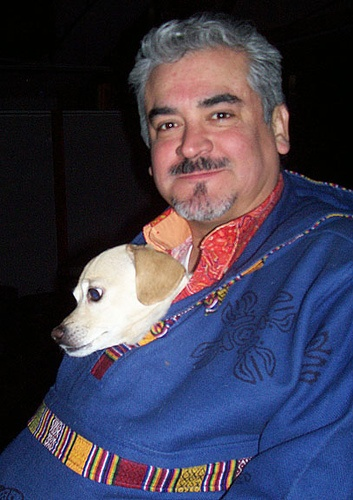
#> input picture Wireframe/Src/images/img1.jpg, 353 x 500 px
$ python -i color.py   (imports and definitions only)   (older library calls are emulated)
#> lines starting #> are read from the running program, lines starting #| are printed output that depends on the picture; after the words box and inside, x2 and y2 are one past the last pixel; in counts of white or black regions, pixels touching at a corner belong together
#> further down, picture is the input picture: shape (500, 353, 3); mean B, G, R 80.9, 60.9, 63.6
### recover_fake/colorList.py
import numpy as np
import collections

#定义字典存放颜色分量上下限
#例如：{颜色: [min分量, max分量]}
#{'red': [array([160,  43,  46]), array([179, 255, 255])]}

def getColorList():
    dict = collections.defaultdict(list)

    # 黑色
    lower_black = np.array([0, 0, 0])
    upper_black = np.array([180, 254, 80])
    color_list = []
    color_list.append(lower_black)
    color_list.append(upper_black)
    dict['Black'] = color_list

    # [9 lines of commented-out code are left out]
    lower_white = np.array([0, 0, 221])
    upper_white = np.array([180, 30, 255])
    color_list = []
    color_list.append(lower_white)
    color_list.append(upper_white)
    dict['White'] = color_list

    #红色
    lower_red = np.array([156, 43, 46])
    upper_red = np.array([180, 255, 255])
    color_list = []
    color_list.append(lower_red)
    color_list.append(upper_red)
    dict['Red']=color_list


    # 红色2
    lower_red = np.array([0, 43, 46])
    upper_red = np.array([10, 255, 255])
    color_list = []
    color_list.append(lower_red)
    color_list.append(upper_red)
    dict['Red2'] = color_list


    #橙色
    lower_orange = np.array([11, 43, 46])
    upper_orange = np.array([25, 255, 255])
    color_list = []
    color_list.append(lower_orange)
    color_list.append(upper_orange)
    dict['Lime'] = color_list

    #黄色
    lower_yellow = np.array([26, 43, 46])
    upper_yellow = np.array([34, 255, 255])
    color_list = []
    color_list.append(lower_yellow)
    color_list.append(upper_yellow)
    dict['Yellow'] = color_list

    #绿色
    lower_green = np.array([35, 43, 46])
    upper_green = np.array([77, 255, 255])
    color_list = []
    color_list.append(lower_green)
    color_list.append(upper_green)
    dict['Green'] = color_list

    #青色
    lower_cyan = np.array([78, 43, 46])
    upper_cyan = np.array([99, 255, 255])
    color_list = []
    color_list.append(lower_cyan)
    color_list.append(upper_cyan)
    dict['Cyan'] = color_list

    #蓝色
    lower_blue = np.array([100, 43, 46])
    upper_blue = np.array([124, 255, 255])
    color_list = []
    color_list.append(lower_blue)
    color_list.append(upper_blue)
    dict['Blue'] = color_list

    # 紫色
    lower_purple = np.array([120, 43, 46])
    upper_purple = np.array([170, 255, 255])
    color_list = []
    color_list.append(lower_purple)
    color_list.append(upper_purple)
    dict['Magenta'] = color_list

    return dict


# [10 lines that do not run on import are left out]

### recover_fake/color.py
import  cv2
import colorList as colorList
from PIL import Image
import numpy as np

def cv_imread(file_path):
    cv_img=cv2.imdecode(np.fromfile(file_path,dtype=np.uint8),-1)
    ## imdecode读取的是rgb，如果后续需要opencv处理的话，需要转换成bgr，转换后图片颜色会变化
    ##cv_img=cv2.cvtColor(cv_img,cv2.COLOR_RGB2BGR)
    return cv_img

# return color area percentage
def get_color(frame):
    # frame = cv2.imread(path)

    #area = frame.shape[0]*frame.shape[1]
    hsv = cv2.cvtColor(frame,cv2.COLOR_BGR2HSV)
#> hsv: shape (500, 353, 3); mean H, S, V 83.7, 133.6, 94.5
    areadic = {}
    color_dict = colorList.getColorList()
    for d in color_dict:
        mask = cv2.inRange(hsv,color_dict[d][0],color_dict[d][1])
        #cv2.imwrite(d+'.jpg',mask)
        #binary = cv2.threshold(mask, 0, 255, cv2.THRESH_BINARY+cv2.THRESH_OTSU)[1]
        #binary = cv2.adaptiveThreshold(mask,255,cv2.ADAPTIVE_THRESH_GAUSSIAN_C,cv2.THRESH_BINARY,11,2)
        binary = cv2.threshold(mask, 127, 255, cv2.THRESH_BINARY)[1]
        # cv2.imwrite(d+'.png',binary)
        #kernel = cv2.getStructuringElement(cv2.MORPH_RECT, (5, 5))
        #binary = cv2.morphologyEx(binary, cv2.MORPH_OPEN, kernel)  # 开运算
        binary = cv2.dilate(binary,None,iterations=0)
        img,cnts, hiera = cv2.findContours(binary.copy(),cv2.RETR_EXTERNAL,cv2.CHAIN_APPROX_SIMPLE)
        # cv2.imwrite(d+'.png',img)
        sum = 0
        for c in cnts:
            sum += cv2.contourArea(c)
        areadic[d] = sum
#> this loop made 10 passes
#> cnts on pass 6: 70 contours, all with area under 20
#> pass 1, in get_color, `mask = cv2.inRange(hsv,color_dict[d][0],color_dict[d][1])`:
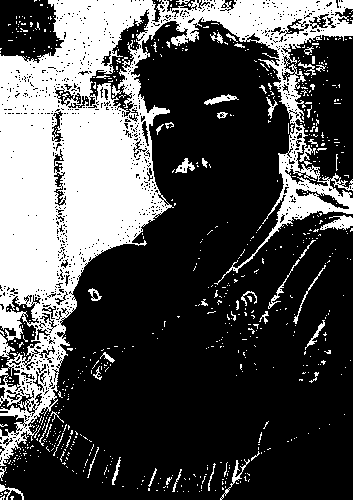
#> mask: shape (500, 353); 30.8% white; 699 white regions (649 under 20 px), largest, box (x1, y1, x2, y2) and area: (0, 0, 353, 466) 49299, (320, 215, 353, 230) 276, (0, 330, 15, 359) 178
#> pass 2, in get_color, `mask = cv2.inRange(hsv,color_dict[d][0],color_dict[d][1])`:
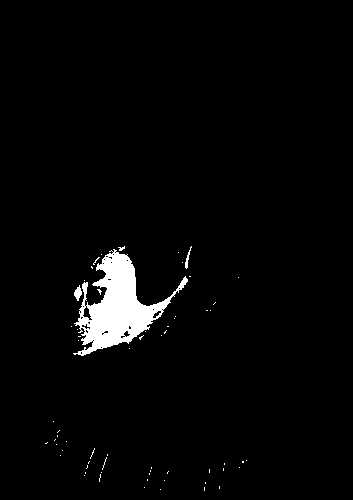
#> mask: shape (500, 353); 2.8% white; 63 white regions (60 under 20 px), largest, box (x1, y1, x2, y2) and area: (73, 249, 188, 356) 4659, (74, 285, 82, 301) 74, (185, 246, 192, 269) 49
#> pass 3, in get_color, `mask = cv2.inRange(hsv,color_dict[d][0],color_dict[d][1])`:
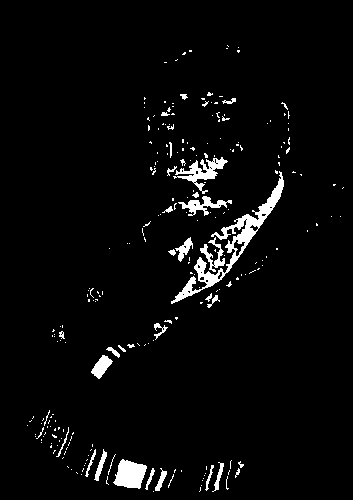
#> mask: shape (500, 353); 3.7% white; 242 white regions (206 under 20 px), largest, box (x1, y1, x2, y2) and area: (171, 171, 284, 304) 1914, (113, 459, 147, 489) 693, (173, 157, 228, 194) 651
#> after the loop:
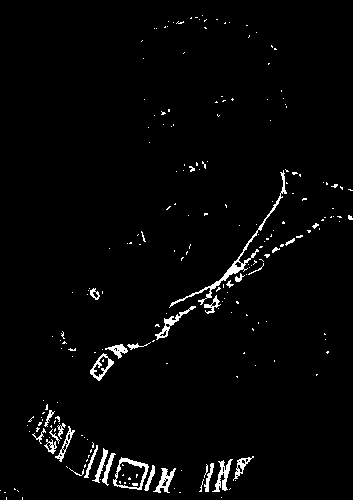
#> mask: shape (500, 353); 2.5% white in thin lines or dots
#> after the loop, areadic = 10 items

    areadic['Red'] += areadic['Red2']
    del areadic['Red2']

    area = 0
    for c in areadic.keys():
        area += areadic[c]
#> this loop made 9 passes
#> (c, area) on passes 1 to 9: ('Black', 57001), ('White', 61667), ('Red', 88545.5), ('Lime', 93377.5), ('Yellow', 93416), ('Green', 93585), ('Cyan', 93644.5), ('Blue', 162299.5), ('Magenta', 165925)
#> after the loop, area = 165925
    if area == 0:
        return 0
    for c in areadic.keys():
        areadic[c] = round(areadic[c]/area,2)
#> this loop made 9 passes
#> c on passes 1 to 9: 'Black', 'White', 'Red', 'Lime', 'Yellow', 'Green', 'Cyan', 'Blue', 'Magenta'
#> after the loop, areadic = 9 items

    #sorted_area = sorted(areadic.items(), key=lambda d: d[1], reverse=True)
    return areadic

# [5 lines not run here, left out]

>>> import cv2
>>> picture = cv2.imread('../Wireframe/Src/images/img1.jpg')
>>> result = get_color(picture)
#> result = 9 items

$ run again, on Wireframe/Src/images/img3.jpg
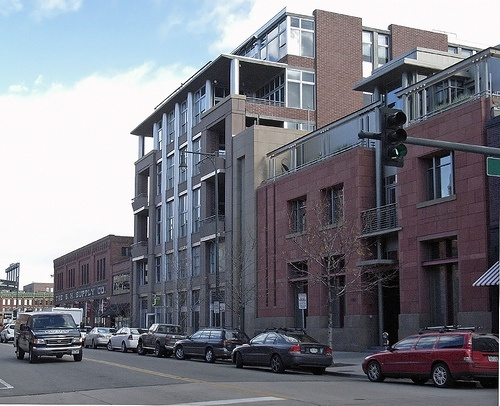
#> input picture Wireframe/Src/images/img3.jpg, 500 x 406 px
#> picture is the input picture: shape (406, 500, 3); mean B, G, R 132.6, 123.8, 122.4
#> hsv: shape (406, 500, 3); mean H, S, V 118.4, 42.2, 135.1
#> the loop in get_color, `for d in color_dict:` made 10 passes
#> cnts on passes 5 to 7: 21 contours, all with area under 20, 8 contours, all with area under 20, 3 contours, all with area under 20
#> pass 1, in get_color, `mask = cv2.inRange(hsv,color_dict[d][0],color_dict[d][1])`:
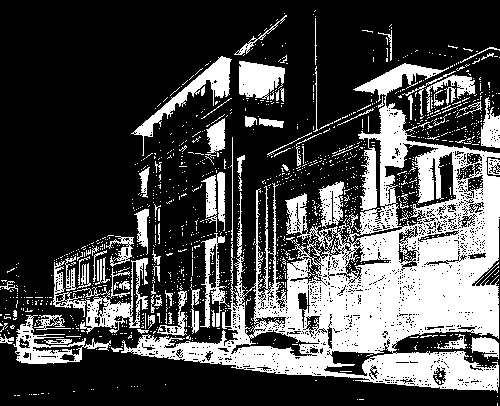
#> mask: shape (406, 500); 29.1% white; 1293 white regions (1207 under 20 px), largest, box (x1, y1, x2, y2) and area: (121, 63, 500, 393) 39680, (53, 258, 148, 334) 2089, (131, 56, 232, 156) 1653
#> after the loop in get_color, `for d in color_dict:`:
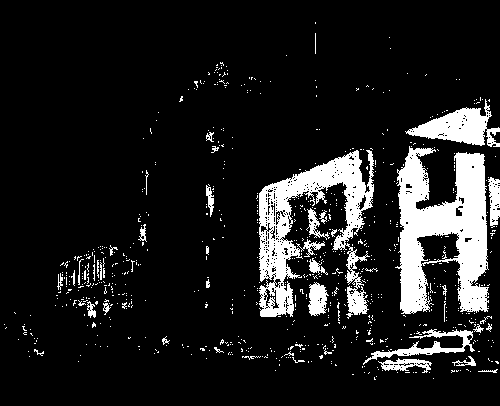
#> mask: shape (406, 500); 12% white; 733 white regions (690 under 20 px), largest, box (x1, y1, x2, y2) and area: (395, 146, 489, 314) 9231, (259, 150, 374, 319) 7351, (405, 99, 500, 147) 2035
#> after the loop in get_color, `for d in color_dict:`: areadic = 10 items
#> the loop in get_color, `for c in areadic.keys():` made 9 passes
#> (c, area) on passes 1 to 8: ('Black', 63533.5), ('White', 97878.5), ('Red', 119640), ('Lime', 119643.5), ('Yellow', 119643.5), ('Green', 119645), ('Cyan', 120994), ('Blue', 163176.5)
#> after the loop in get_color, `for c in areadic.keys():`: area = 185727.5
#> the loop in get_color, `for c in areadic.keys():` made 9 passes
#> c on passes 1 to 8: 'Black', 'White', 'Red', 'Lime', 'Yellow', 'Green', 'Cyan', 'Blue'
#> after the loop in get_color, `for c in areadic.keys():`: areadic = 9 items
